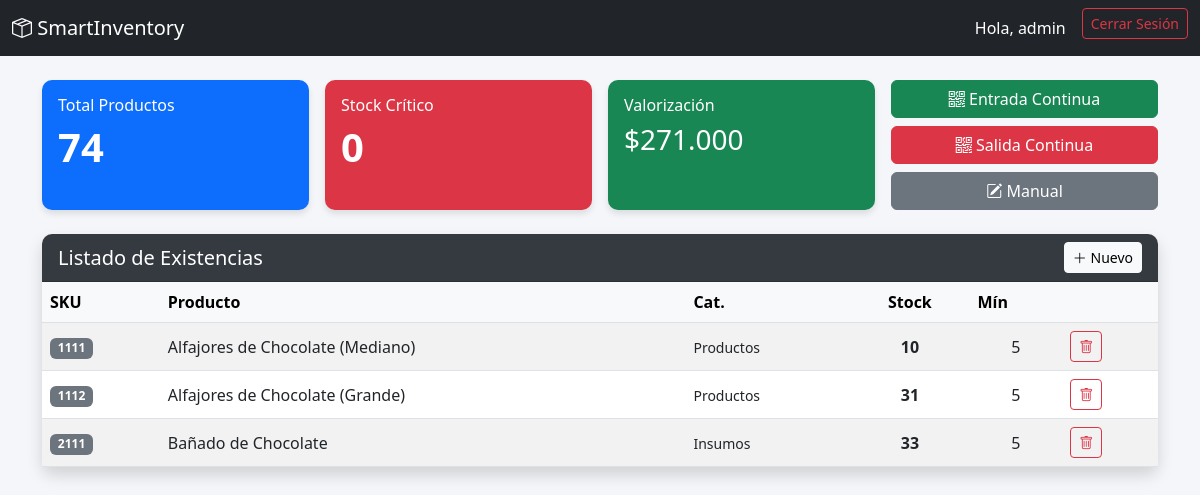
Page / (signed in) on the earlier database version.
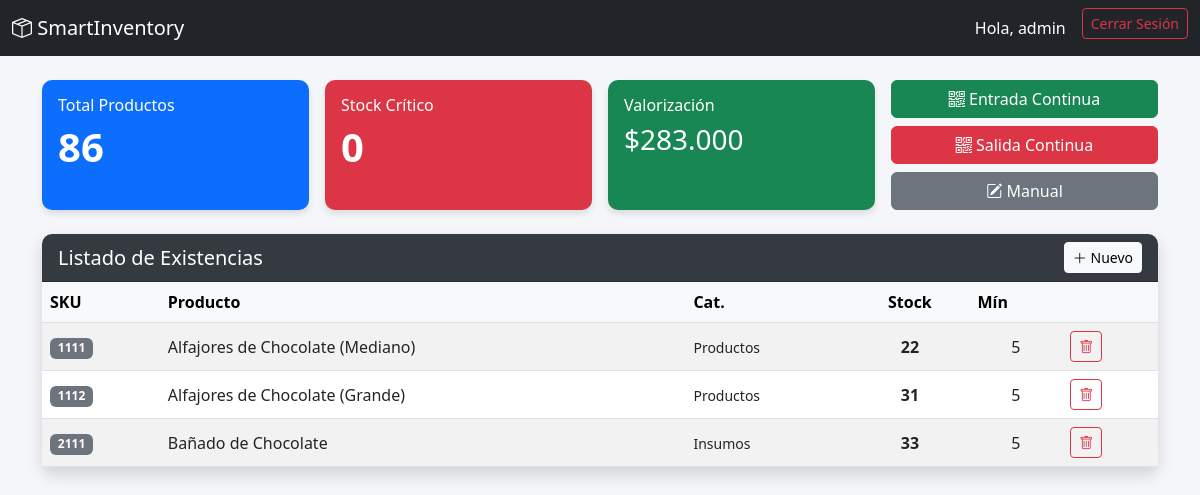
Same page on the later database version.
### tables this page shows
CREATE TABLE productos
              (id INTEGER PRIMARY KEY, sku TEXT UNIQUE, nombre TEXT, precio REAL, stock INTEGER, 
              minimo INTEGER, categoria TEXT);

### app.py (the view)
@app.route('/')
def index():
    if 'usuario' not in session: return redirect(url_for('login_view'))
    conn = get_db_connection()
    productos = conn.execute('SELECT * FROM productos ORDER BY stock ASC').fetchall()
    conn.close()
    total_prods = sum([p['stock'] for p in productos])
    criticos = sum([1 for p in productos if p['stock'] <= p['minimo']])
    valor_total = sum([p['stock'] * p['precio'] for p in productos])
    stats = {'total_productos': total_prods, 'criticos': criticos, 'valor_total': "{:,.0f}".format(valor_total).replace(',', '.')}
    return render_template('dashboard.html', productos=productos, stats=stats)

### database.py (called while the page is built)
def get_db_connection():
    conn = sqlite3.connect(DB_NAME)
    conn.row_factory = sqlite3.Row #Permite acceder a columnas por nombre
    return conn

### templates/dashboard.html (shortened to what this page needs)
{% extends "base.html" %}
{% block content %}
<div class="row mb-4 g-3">
    <div class="col-md-3">
        <div class="card bg-primary text-white h-100">
            <div class="card-body">
                <h6>Total Productos</h6>
                <h2 class="display-6 fw-bold">{{ stats.total_productos }}</h2>
            </div>
        </div>
    </div>
    <div class="col-md-3">
        <div class="card bg-danger text-white h-100">
            <div class="card-body">
                <h6>Stock Crítico</h6>
                <h2 class="display-6 fw-bold">{{ stats.criticos }}</h2>
            </div>
        </div>
    </div>
    <div class="col-md-3">
        <div class="card bg-success text-white h-100">
            <div class="card-body">
                <h6>Valorización</h6>
                <h3 class="mt-2">${{ stats.valor_total }}</h3>
            </div>
        </div>
    </div>
    <div class="col-md-3">
        <div class="d-grid gap-2 h-100">
            <button class="btn btn-success" onclick="iniciarEscaneoContinuo('entrada')">
                <i class="bi bi-qr-code"></i> Entrada Continua
            </button>
            <button class="btn btn-danger" onclick="iniciarEscaneoContinuo('salida')">
                <i class="bi bi-qr-code"></i> Salida Continua
            </button>
            <button class="btn btn-secondary" data-bs-toggle="modal" data-bs-target="#modalMovimiento">
                <i class="bi bi-pencil-square"></i> Manual
            </button>
        </div>
    </div>
</div>
<div class="card shadow mb-5">
    <div class="card-header d-flex justify-content-between align-items-center">
        <h5 class="mb-0">Listado de Existencias</h5>
        {% if session['rol'] == 'admin' %}
        <button class="btn btn-light btn-sm" data-bs-toggle="modal" data-bs-target="#modalNuevoProd"><i class="bi bi-plus-lg"></i> Nuevo</button>
        {% endif %}
    </div>
    <div class="card-body p-0">
        <div class="table-responsive">
            <table class="table table-striped mb-0 align-middle">
                <thead class="table-light">
                    <tr><th>SKU</th><th>Producto</th><th>Cat.</th><th class="text-center">Stock</th><th>Mín</th><th></th></tr>
                </thead>
                <tbody>
                    {% for p in productos %}
                    <tr class="{{ 'stock-critico' if p.stock <= p.minimo else '' }}">
                        <td><span class="badge bg-secondary">{{ p.sku }}</span></td>
                        <td>{{ p.nombre }}</td>
                        <td><small>{{ p.categoria }}</small></td>
                        <td class="text-center fw-bold">{{ p.stock }}</td>
                        <td class="text-center">{{ p.minimo }}</td>
                        <td>
                            {% if session['rol'] == 'admin' %}
                            <a href="{{ url_for('delete_product', id=p.id) }}" class="btn btn-sm btn-outline-danger" onclick="return confirm('¿Eliminar?')"><i class="bi bi-trash"></i></a>
                            {% endif %}
                        </td>
                    </tr>
                    {% else %}
                    <tr><td colspan="6" class="text-center">Sin datos.</td></tr>
                    {% endfor %}
                </tbody>
            </table>
        </div>
    </div>
</div>
{% endblock %}

### templates/base.html (shortened to what this page needs)
<!DOCTYPE html>
<html lang="es">
<head>
    <link href="https://cdn.jsdelivr.net/npm/bootstrap@5.3.0/dist/css/bootstrap.min.css" rel="stylesheet">
    <link rel="stylesheet" href="https://cdn.jsdelivr.net/npm/bootstrap-icons@1.10.0/font/bootstrap-icons.css">
    <link rel="stylesheet" href="{{ url_for('static', filename='css/style.css') }}">
</head>
<body>
    <nav class="navbar navbar-expand-lg navbar-dark bg-dark mb-4">
      <div class="container-fluid">
        <a class="navbar-brand" href="#"><i class="bi bi-box-seam"></i> SmartInventory</a>
        {% if session.get('usuario') %}
        <div class="collapse navbar-collapse justify-content-end" id="navbarNav">
            <ul class="navbar-nav">
                <li class="nav-item">
                    <span class="nav-link text-white">Hola, {{ session['usuario'] }}</span>
                </li>
                <li class="nav-item">
                    <a href="{{ url_for('logout') }}" class="btn btn-outline-danger btn-sm ms-2">Cerrar Sesión</a>
                </li>
            </ul>
        </div>
        {% endif %}
      </div>
    </nav>
    <div class="container">
        {% block content %}{% endblock %}
    </div>
</body>
</html>

### static/css/style.css (style rules this page uses)
body { background-color: #f4f6f9; }
.card { border-radius: 10px; border: none; box-shadow: 0 4px 6px rgba(0,0,0,0.1); }
.card-header { background-color: #343a40; color: white; border-radius: 10px 10px 0 0 !important; }

Differences in the rows shown:
changed productos "Alfajores de Chocolate (Mediano)": stock "10" → "22"
Other differences:
{{ stats.total_productos }}: "74" → "86"
{{ stats.valor_total }}: "271.000" → "283.000"
